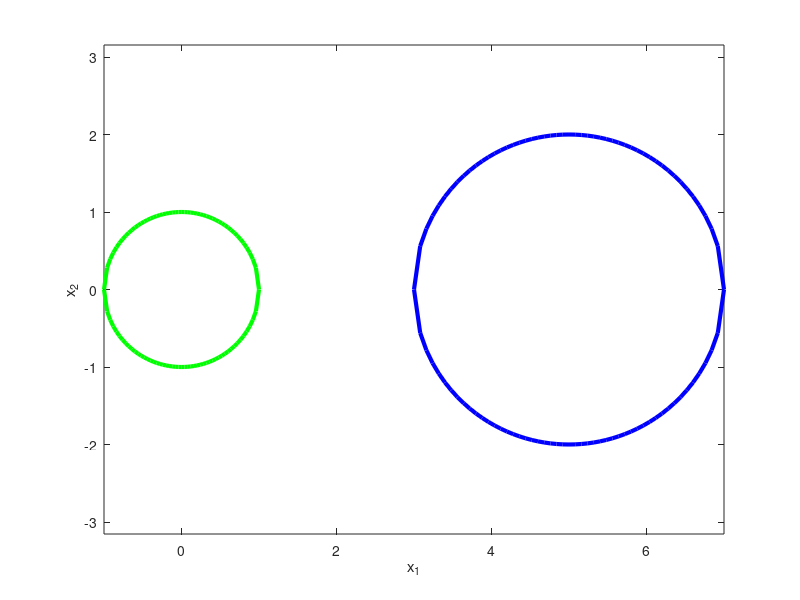

Recreate this plot in MATLAB.
u_1 = [0; 0];
Sigma1 = [1 0; 0 1];
%finding deviation.
dev1 = sqrt(Sigma1(1,1));

% Getting points from -1 to 1
x1 = [0:50]*2/50 - 1;

% finding points from -dev to +dev from the mean value.
x1 = dev1*x1 + u_1(1);

%Substituting in circle equation.
y1 = sqrt(dev1^2 - (x1 - u_1(1)).^2) + u_1(2);

u_2 = [5;0];
Sigma2 = [4 0; 0 4];
%finding deviation.
dev2 = sqrt(Sigma2(1,1));
% Getting points from -1 to 1
x2 = [0:50]*2/50 - 1;
% finding points from -dev to +dev from the mean value.
x2 = dev2*x2 + u_2(1);
%Substituting in circle equation.
y2 = sqrt(dev2^2 - (x2 - u_2(1)).^2)+ u_2(2);


%Plotting the graph.
figure;
plot(x1,y1,'g-','LineWidth',3);
hold on;
plot(x1,-y1,'g-','LineWidth',3);
plot(x2,y2,'b-','LineWidth',3);
plot(x2,-y2,'b-','LineWidth',3);
axis equal;
xlabel('x_1'); 
ylabel('x_2');

